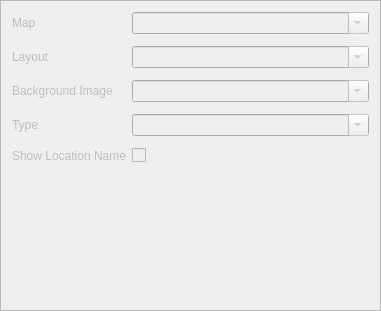
        <widget class="QFrame" name="frame_Region_Map_Tile_Attributes">
         <property name="enabled">
          <bool>false</bool>
         </property>
         <property name="geometry">
          <rect>
           <x>420</x>
           <y>20</y>
           <width>381</width>
           <height>311</height>
          </rect>
         </property>
         <property name="sizePolicy">
          <sizepolicy hsizetype="Preferred" vsizetype="Preferred">
           <horstretch>0</horstretch>
           <verstretch>0</verstretch>
          </sizepolicy>
         </property>
         <property name="frameShape">
          <enum>QFrame::StyledPanel</enum>
         </property>
         <property name="frameShadow">
          <enum>QFrame::Raised</enum>
         </property>
         <layout class="QFormLayout" name="formLayout_3">
          <property name="verticalSpacing">
           <number>12</number>
          </property>
          <item row="0" column="0">
           <widget class="QLabel" name="label_RMTile_Map_Name">
            <property name="text">
             <string>Map</string>
            </property>
           </widget>
          </item>
          <item row="0" column="1">
           <widget class="QComboBox" name="comboBox_RMTile_Map_Name">
            <property name="toolTip">
             <string>&lt;html&gt;&lt;head/&gt;&lt;body&gt;&lt;p&gt;The default background music for this map.&lt;/p&gt;&lt;/body&gt;&lt;/html&gt;</string>
            </property>
            <property name="editable">
             <bool>true</bool>
            </property>
           </widget>
          </item>
          <item row="1" column="0">
           <widget class="QLabel" name="label_RMTile_Map_Layout">
            <property name="text">
             <string>Layout</string>
            </property>
           </widget>
          </item>
          <item row="1" column="1">
           <widget class="QComboBox" name="comboBox_RMTile_Map_Layout">
            <property name="toolTip">
             <string>&lt;html&gt;&lt;head/&gt;&lt;body&gt;&lt;p&gt;The section of the region map which the map is grouped under. This also determines the name of the map that is display when the player enters it.&lt;/p&gt;&lt;/body&gt;&lt;/html&gt;</string>
            </property>
            <property name="editable">
             <bool>true</bool>
            </property>
           </widget>
          </item>
          <item row="2" column="0">
           <widget class="QLabel" name="label_18">
            <property name="text">
             <string>Background Image</string>
            </property>
           </widget>
          </item>
          <item row="2" column="1">
           <widget class="QComboBox" name="comboBox_Weather_2">
            <property name="toolTip">
             <string>&lt;html&gt;&lt;head/&gt;&lt;body&gt;&lt;p&gt;The default weather for this map.&lt;/p&gt;&lt;/body&gt;&lt;/html&gt;</string>
            </property>
            <property name="editable">
             <bool>true</bool>
            </property>
           </widget>
          </item>
          <item row="3" column="0">
           <widget class="QLabel" name="label_19">
            <property name="text">
             <string>Type</string>
            </property>
           </widget>
          </item>
          <item row="3" column="1">
           <widget class="QComboBox" name="comboBox_Type_2">
            <property name="toolTip">
             <string>&lt;html&gt;&lt;head/&gt;&lt;body&gt;&lt;p&gt;The map type is a general attribute, which is used for many different things. For example. it determines whether biking or running is allowed.&lt;/p&gt;&lt;/body&gt;&lt;/html&gt;</string>
            </property>
            <property name="editable">
             <bool>true</bool>
            </property>
           </widget>
          </item>
          <item row="4" column="0">
           <widget class="QLabel" name="label_20">
            <property name="text">
             <string>Show Location Name</string>
            </property>
           </widget>
          </item>
          <item row="4" column="1">
           <widget class="QCheckBox" name="checkBox_ShowLocation_2">
            <property name="toolTip">
             <string>&lt;html&gt;&lt;head/&gt;&lt;body&gt;&lt;p&gt;Whether or not to display the location name when the player enters the map.&lt;/p&gt;&lt;/body&gt;&lt;/html&gt;</string>
            </property>
            <property name="text">
             <string/>
            </property>
           </widget>
          </item>
         </layout>
        </widget>
